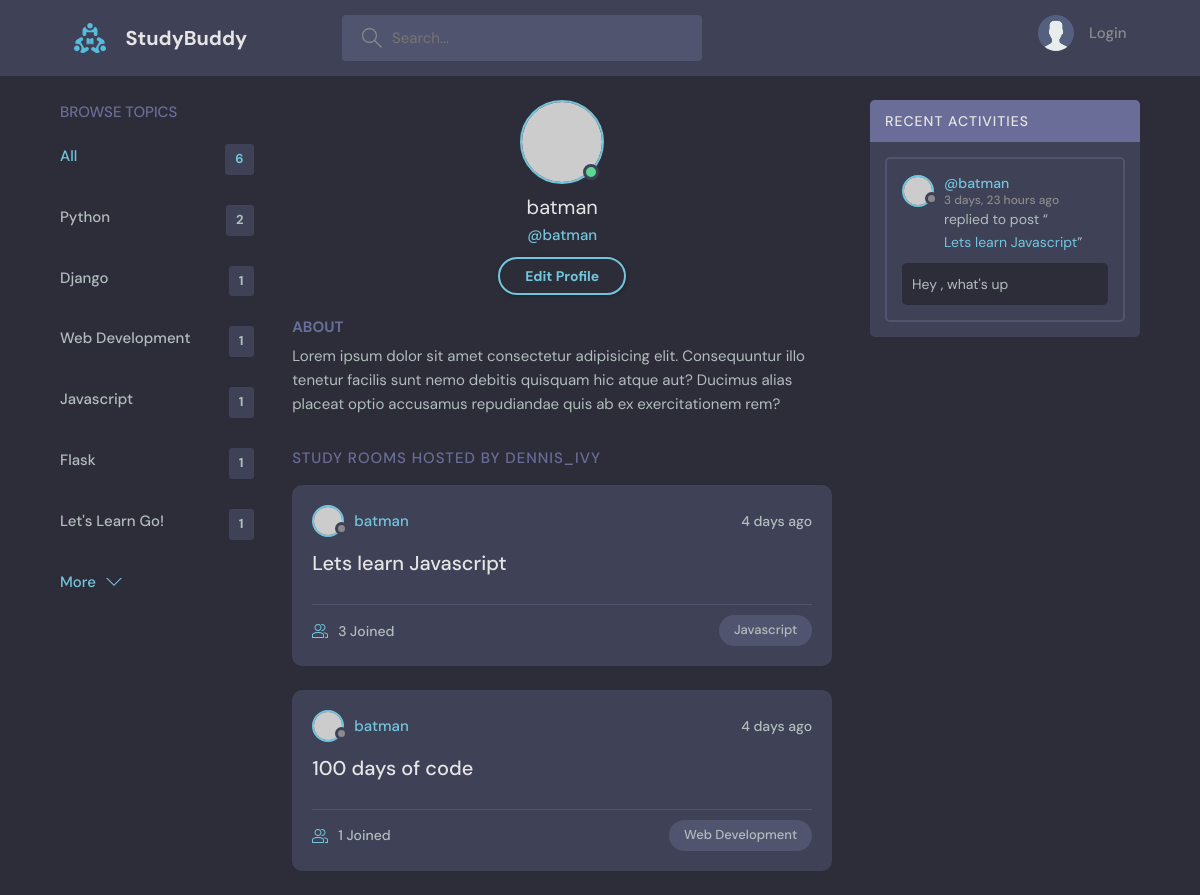
The app's page /profile/1 with its own data.
### base/models.py (models this page shows, shortened)
class Topic(models.Model):
    name = models.CharField(max_length=200)

class Room(models.Model):
    host = models.ForeignKey(User, on_delete=models.SET_NULL, null=True)
    topic = models.ForeignKey(Topic, on_delete=models.SET_NULL, null=True)
    name = models.CharField(max_length=200)
    description = models.TextField(null=True, blank=True)
    participants = models.ManyToManyField(User, related_name='participants', blank=True)
    updated = models.DateTimeField(auto_now=True)
    created = models.DateTimeField(auto_now_add=True)
    class Meta:
        ordering= ['-updated', '-created']
    def __str__(self):
        return self.name

class Message(models.Model):
    user = models.ForeignKey(User, on_delete=models.CASCADE)
    room =  models.ForeignKey(Room, on_delete=models.CASCADE)
    body = models.TextField()
    updated = models.DateTimeField(auto_now=True)
    created = models.DateTimeField(auto_now_add=True)
    class Meta:
        ordering= ['-updated', '-created']

### base/views.py (the view)
# urls.py: path('profile/<str:pk>', views.userProfile, name='user-profile'),
def userProfile(request, pk):
    user = User.objects.get(id=pk)
    rooms = user.room_set.all()
    room_messages = user.message_set.all()
    topics = Topic.objects.all()
    context = {"user": user, "rooms": rooms, "room_messages": room_messages, "topics": topics}
    return render(request, 'base/profile.html', context)

### base/templates/base/profile.html
{% extends 'main.html' %}
{% block content %}
  <main class="profile-page layout layout--3">
    <div class="container">
      {% include 'base/topics_component.html' %}
      <div class="roomList">
        <div class="profile">
          <div class="profile__avatar">
            <div class="avatar avatar--large active">
              <img src="https://randomuser.me/api/portraits/men/11.jpg" />
            </div>
          </div>
          <div class="profile__info">
            <h3>{{user.username}}</h3>
            <p>@{{user.username}}</p>
            <a href="edit-user.html" class="btn btn--main btn--pill">Edit Profile</a>
          </div>
          <div class="profile__about">
            <h3>About</h3>
            <p>
              Lorem ipsum dolor sit amet consectetur adipisicing elit. Consequuntur illo tenetur
              facilis sunt nemo debitis quisquam hic atque aut? Ducimus alias placeat optio
              accusamus repudiandae quis ab ex exercitationem rem?
            </p>
          </div>
        </div>
        <div class="roomList__header">
          <div>
            <h2>Study Rooms Hosted by dennis_ivy</a>
            </h2>
          </div>
        </div>
        {% include 'base/feed_component.html' %}
      </div>
      {% include 'base/activity_component.html' %}
    </div>
  </main>
  {% endblock content %}

### base/templates/base/topics_component.html
<div class="topics">
  <div class="topics__header">
    <h2>Browse Topics</h2>
  </div>
  <ul class="topics__list">
    <li>
      <a href="{% url 'home' %}" class="active">All <span>{{topics.count}}</span></a>
    </li>
    {% for topic in topics %}
    <li>
      <a href="{% url 'home' %}?q={{topic.name}}">{{topic.name}}<span>{{topic.room_set.all.count}}</span></a>
    </li>
   {% endfor %}
  </ul>
  <a class="btn btn--link" href="topics.html">
    More
    <svg version="1.1" xmlns="http://www.w3.org/2000/svg" width="32" height="32" viewBox="0 0 32 32">
      <title>chevron-down</title>
      <path d="M16 21l-13-13h-3l16 16 16-16h-3l-13 13z"></path>
    </svg>
  </a>
</div>

### base/templates/base/feed_component.html (shortened to what this page needs)
{% for room in rooms %}
<div class="roomListRoom">
  <div class="roomListRoom__header">
    <a href="{% url 'user-profile' room.host.id %}" class="roomListRoom__author">
      <div class="avatar avatar--small">
        <img src="https://randomuser.me/api/portraits/women/11.jpg" />
      </div>
      <span>{{room.host.username}}</span>
    </a>
    <div class="roomListRoom__actions">
      <span>{{room.created|timesince}} ago</span>
    </div>
  </div>
  <div class="roomListRoom__content">
    <a href="{% url 'room' room.id %}">{{room.name}}</a>
  </div>
  <div class="roomListRoom__meta">
    <a href="{% url 'room' room.id %}" class="roomListRoom__joined">
      {{room.participants.all.count}} Joined
    </a>
    <p class="roomListRoom__topic">{{room.topic.name}}</p>
  </div>
</div>
{% endfor %}

### base/templates/base/activity_component.html (shortened to what this page needs)
<div class="activities">
  <div class="activities__header">
    <h2>Recent Activities</h2>
  </div>
  {% for message in room_messages %}
  <div class="activities__box">
    <div class="activities__boxHeader roomListRoom__header">
      <a href="{% url 'user-profile' message.user.id %}" class="roomListRoom__author">
        <div class="avatar avatar--small">
          <img src="https://randomuser.me/api/portraits/women/11.jpg" />
        </div>
        <p>
          @{{message.user}}
          <span>{{message.created|timesince}} ago</span>
        </p>
      </a>
    </div>
    <div class="activities__boxContent">
      <p>replied to post “<a href="{% url 'room' message.room.id %}">{{message.room}}</a>”</p>
      <div class="activities__boxRoomContent">
        {{message.body}}
      </div>
    </div>
  </div>
  {% endfor %}
</div>

### records on screen
Topic: name "Python", room_set.all.count "2"
Topic: name "Django", room_set.all.count "1"
Topic: name "Web Development", room_set.all.count "1"
Topic: name "Javascript", room_set.all.count "1"
Topic: name "Flask", room_set.all.count "1"
Topic: name "Let's Learn Go!", room_set.all.count "1"
Room: host.username "batman", created "4 days", name "Lets learn Javascript", participants.all.count "3", topic.name "Javascript"
Room: host.username "batman", created "4 days", name "100 days of code", participants.all.count "1", topic.name "Web Development"
Message: user "batman", created "3 days, 23 hours", room "Lets learn Javascript", body "Hey , what's up"

### other values on screen
{{ topics.count }} "6"
{{ user.username }} "batman"
